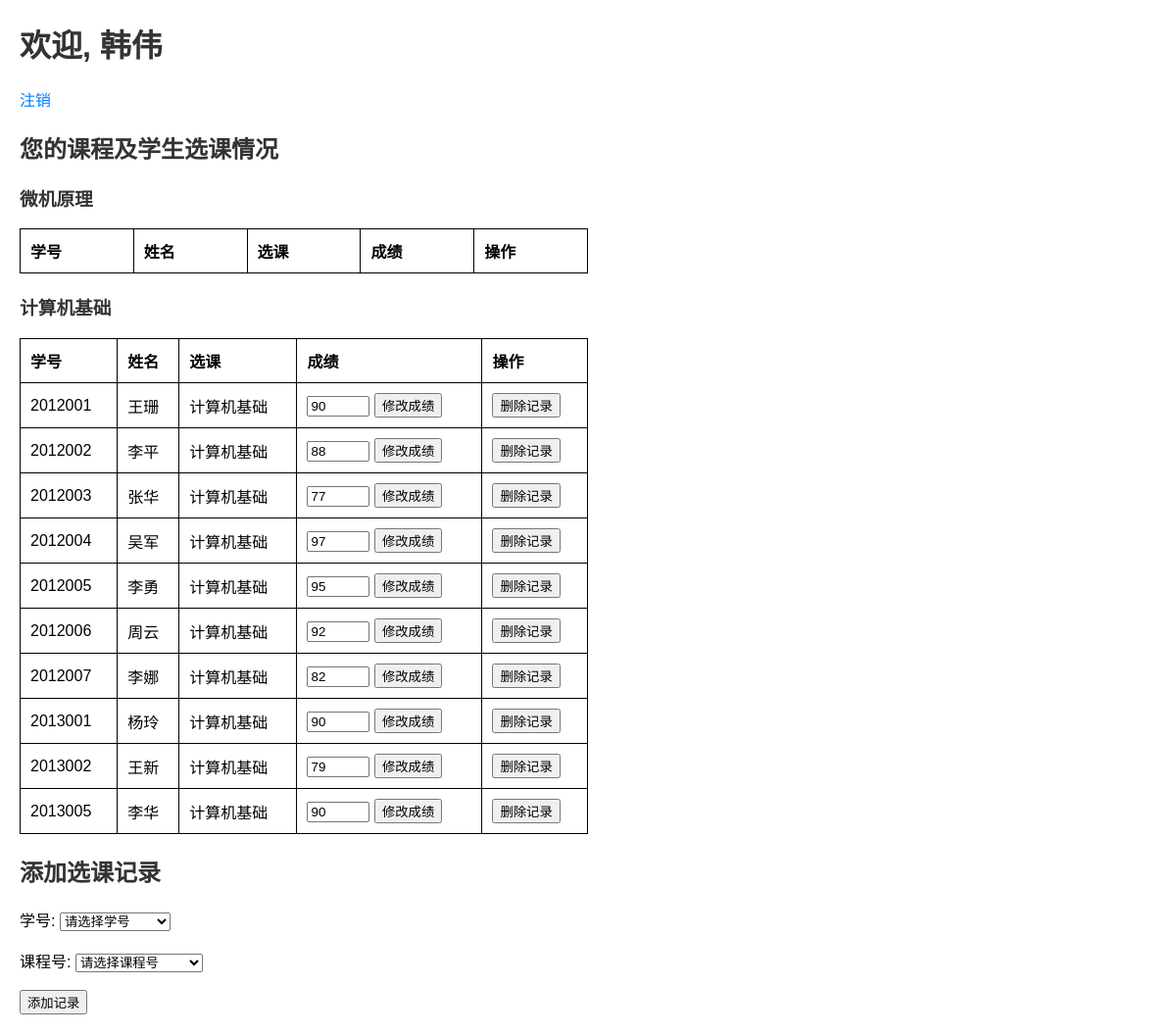
The app's page /dashboard.php (signed in) with its own data.
### tables this page shows
CREATE TABLE `t_student_course` (
  `sid` char(10) NOT NULL COMMENT '学号，外键（引用t_student的sid）',
  `cid` char(10) NOT NULL COMMENT '课程号，外键（引用t_course的cid）',
  `score` int DEFAULT NULL COMMENT '成绩',
  PRIMARY KEY (`sid`,`cid`),
  KEY `cid` (`cid`),
  CONSTRAINT `t_student_course_ibfk_1` FOREIGN KEY (`sid`) REFERENCES `t_student` (`sid`),
  CONSTRAINT `t_student_course_ibfk_2` FOREIGN KEY (`cid`) REFERENCES `t_course` (`cid`)
);

CREATE TABLE `t_student` (
  `sid` char(10) NOT NULL COMMENT '学号',
  `sname` varchar(10) NOT NULL COMMENT '姓名',
  `sex` char(1) DEFAULT NULL COMMENT '性别',
  `age` int DEFAULT NULL COMMENT '年龄',
  `major` varchar(20) DEFAULT NULL COMMENT '专业',
  PRIMARY KEY (`sid`)
);

### dashboard.php (the view, shortened to what this page needs)
<?php
require 'db.php';
$tid = $_SESSION['tid'];
$stmt = $conn->prepare("SELECT cid, cname FROM t_course WHERE tid = :tid");
$stmt->execute(['tid' => $tid]);
$courses = $stmt->fetchAll(PDO::FETCH_ASSOC);
$student_courses = [];
foreach ($courses as $course) {
    $stmt = $conn->prepare("
        SELECT s.sid, s.sname, sc.cid, sc.score
        FROM t_student_course sc
        JOIN t_student s ON sc.sid = s.sid
        WHERE sc.cid = :cid
    ");
    $stmt->execute(['cid' => $course['cid']]);
    $student_courses[$course['cname']] = $stmt->fetchAll(PDO::FETCH_ASSOC);
}
?>
<!DOCTYPE html>
<html lang="zh-CN">
<head>
    <link rel="stylesheet" href="style.css">
</head>
<body>
    <h1>欢迎, <?php echo $_SESSION['tname']; ?></h1>
    <a href="logout.php">注销</a>
    <h2>您的课程及学生选课情况</h2>
    <?php foreach ($student_courses as $course_name => $students): ?>
        <h3><?php echo $course_name; ?></h3>
        <table border="1">
            <tr>
                <th>学号</th>
                <th>姓名</th>
                <th>选课</th>
                <th>成绩</th>
                <th>操作</th>
            </tr>
            <?php foreach ($students as $student): ?>
                <tr>
                    <td><?php echo $student['sid']; ?></td>
                    <td><?php echo $student['sname']; ?></td>
                    <td><?php echo $course_name; ?></td>
                    <td>
                        <form method="POST" action="" style="display:inline;">
                            <input type="number" name="score" value="<?php echo $student['score'] ?? ''; ?>" min="0" max="100">
                            <button type="submit" name="update_score">修改成绩</button>
                        </form>
                    </td>
                    <td>
                        <form method="POST" action="" style="display:inline;">
                            <button type="submit" name="delete_record" onclick="return confirm('确定删除该选课记录吗？');">删除记录</button>
                        </form>
                    </td>
                </tr>
            <?php endforeach; ?>
        </table>
    <?php endforeach; ?>
    <h2>添加选课记录</h2>
    <form method="POST" action="add_record.php">
        <label for="sid">学号:</label>
        <select id="sid" name="sid" required>
            <option value="">请选择学号</option>
        </select><br><br>
        <label for="cid">课程号:</label>
        <select id="cid" name="cid" required>
            <option value="">请选择课程号</option>
        </select><br><br>
        <button type="submit">添加记录</button>
    </form>
</html>

### style.css (style rules this page uses)
body { font-family: Arial, sans-serif; margin: 20px; }
table { width: 50%; border-collapse: collapse; margin-bottom: 20px; }
table, th, td { border: 1px solid black; }
th, td { padding: 10px; text-align: left; }
h1, h2, h3 { color: #333; }
a { color: #007BFF; text-decoration: none; }

### records on screen
t_student_course: sid.sid "2012001", sid.sname "王珊", course_name "计算机基础", score "90"
t_student_course: sid.sid "2012002", sid.sname "李平", course_name "计算机基础", score "88"
t_student_course: sid.sid "2012003", sid.sname "张华", course_name "计算机基础", score "77"
t_student_course: sid.sid "2012004", sid.sname "吴军", course_name "计算机基础", score "97"
t_student_course: sid.sid "2012005", sid.sname "李勇", course_name "计算机基础", score "95"
t_student_course: sid.sid "2012006", sid.sname "周云", course_name "计算机基础", score "92"
t_student_course: sid.sid "2012007", sid.sname "李娜", course_name "计算机基础", score "82"
t_student_course: sid.sid "2013001", sid.sname "杨玲", course_name "计算机基础", score "90"
t_student_course: sid.sid "2013002", sid.sname "王新", course_name "计算机基础", score "79"
t_student_course: sid.sid "2013005", sid.sname "李华", course_name "计算机基础", score "90"

### other values on screen
$_SESSION['tname'] "韩伟"
$course_name "微机原理"
$course_name "计算机基础"
